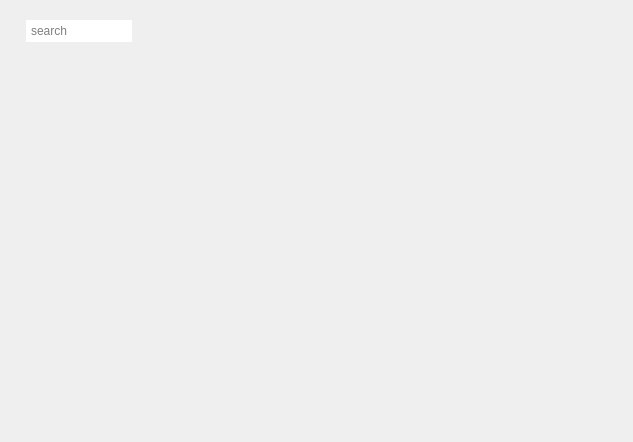
<?xml version="1.0" encoding="UTF-8"?>
<ui version="4.0">
 <class>Form</class>
 <widget class="QWidget" name="Form">
  <property name="geometry">
   <rect>
    <x>0</x>
    <y>0</y>
    <width>633</width>
    <height>442</height>
   </rect>
  </property>
  <property name="windowTitle">
   <string>Form</string>
  </property>
  <layout class="QGridLayout" name="gridLayout_4">
   <item row="1" column="1">
    <widget class="QFrame" name="frame">
     <property name="frameShape">
      <enum>QFrame::NoFrame</enum>
     </property>
     <property name="frameShadow">
      <enum>QFrame::Plain</enum>
     </property>
     <layout class="QGridLayout" name="gridLayout_3">
      <item row="0" column="0">
       <widget class="QLabel" name="image">
        <property name="text">
         <string/>
        </property>
        <property name="alignment">
         <set>Qt::AlignCenter</set>
        </property>
       </widget>
      </item>
     </layout>
    </widget>
   </item>
   <item row="1" column="0" rowspan="3">
    <widget class="QFrame" name="frame_2">
     <property name="sizePolicy">
      <sizepolicy hsizetype="Fixed" vsizetype="Preferred">
       <horstretch>0</horstretch>
       <verstretch>0</verstretch>
      </sizepolicy>
     </property>
     <property name="maximumSize">
      <size>
       <width>130</width>
       <height>16777215</height>
      </size>
     </property>
     <property name="frameShape">
      <enum>QFrame::NoFrame</enum>
     </property>
     <property name="frameShadow">
      <enum>QFrame::Plain</enum>
     </property>
     <layout class="QGridLayout" name="gridLayout">
      <item row="0" column="1">
       <widget class="QLineEdit" name="line_search">
        <property name="styleSheet">
         <string notr="true">background: none;
padding: 3px;</string>
        </property>
        <property name="frame">
         <bool>false</bool>
        </property>
        <property name="placeholderText">
         <string>search</string>
        </property>
       </widget>
      </item>
      <item row="1" column="0" colspan="2">
       <widget class="QListWidget" name="list_widget">
        <property name="styleSheet">
         <string notr="true">background: transparent;</string>
        </property>
        <property name="frameShape">
         <enum>QFrame::NoFrame</enum>
        </property>
        <property name="frameShadow">
         <enum>QFrame::Plain</enum>
        </property>
       </widget>
      </item>
     </layout>
    </widget>
   </item>
   <item row="2" column="1">
    <widget class="QLabel" name="title">
     <property name="sizePolicy">
      <sizepolicy hsizetype="Preferred" vsizetype="Fixed">
       <horstretch>0</horstretch>
       <verstretch>0</verstretch>
      </sizepolicy>
     </property>
     <property name="font">
      <font>
       <pointsize>11</pointsize>
      </font>
     </property>
     <property name="text">
      <string/>
     </property>
     <property name="alignment">
      <set>Qt::AlignCenter</set>
     </property>
    </widget>
   </item>
   <item row="3" column="1">
    <widget class="QFrame" name="frame_3">
     <property name="sizePolicy">
      <sizepolicy hsizetype="Preferred" vsizetype="Fixed">
       <horstretch>0</horstretch>
       <verstretch>0</verstretch>
      </sizepolicy>
     </property>
     <property name="frameShape">
      <enum>QFrame::NoFrame</enum>
     </property>
     <property name="frameShadow">
      <enum>QFrame::Plain</enum>
     </property>
     <layout class="QGridLayout" name="gridLayout_2">
      <item row="0" column="0">
       <widget class="QTextEdit" name="text_edit">
        <property name="font">
         <font>
          <pointsize>10</pointsize>
         </font>
        </property>
        <property name="styleSheet">
         <string notr="true">background: transparent;</string>
        </property>
        <property name="frameShape">
         <enum>QFrame::NoFrame</enum>
        </property>
        <property name="frameShadow">
         <enum>QFrame::Plain</enum>
        </property>
        <property name="readOnly">
         <bool>true</bool>
        </property>
       </widget>
      </item>
     </layout>
    </widget>
   </item>
  </layout>
 </widget>
 <resources/>
 <connections/>
</ui>
